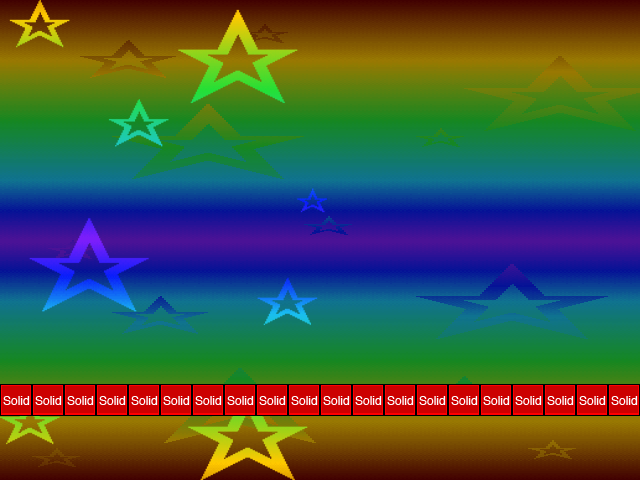

The image is a tile-based game level rendered from a .tmx file. Its description and source (layers, tilesets, objects; grid data summarised) follow:
An orthogonal 20x15 tile map with 32x32 px tiles, 2 tile layers (background, collision), 2 tilesets, 2 image layers and 2 objects (OtherRogEntity, AlasandraEntity).

<map version="1.0" orientation="orthogonal" width="20" height="15" tilewidth="32" tileheight="32">
 <tileset firstgid="1" name="metatiles32x32" tilewidth="32" tileheight="32">
  <image source="metatiles32x32.png" width="160" height="32" />
  <tile id="0">
   <properties>
    <property name="type" value="solid" />
   </properties>
  </tile>
  <tile id="1">
   <properties>
    <property name="type" value="platform" />
   </properties>
  </tile>
 </tileset>
 <tileset firstgid="6" name="Inq - Volcano" tilewidth="32" tileheight="32">
  <image source="Inq - Volcano.png" width="480" height="256" />
 </tileset>
 <imagelayer name="parallax" width="20" height="15">
  <image source="../area01_bkg0.png" />
  <properties>
   <property name="ratio" value="0.25" />
  </properties>
 </imagelayer>
 <imagelayer name="parallax2" width="20" height="15">
  <image source="../area01_bkg1.png" />
  <properties>
   <property name="ratio" value="0.35" />
  </properties>
 </imagelayer>
 <layer name="background" width="20" height="15">
  <data>[300 cells, 0 non-empty, 0 distinct tile ids]</data>
 </layer>
 <objectgroup name="EnemyEnities" width="20" height="15">
  <object name="OtherRogEntity" x="288" y="320" width="256" height="64">
   <properties>
    <property name="image" value="main-player" />
    <property name="spriteheight" value="61" />
    <property name="spritewidth" value="50" />
   </properties>
  </object>
 </objectgroup>
 <layer name="collision" width="20" height="15">
  <data>[300 cells, 20 non-empty, 1 distinct tile ids]</data>
 </layer>
 <objectgroup name="Entities" width="20" height="15">
  <object name="AlasandraEntity" x="96" y="320" width="256" height="64">
   <properties>
    <property name="image" value="main-player" />
    <property name="spriteheight" value="55" />
    <property name="spritewidth" value="100" />
   </properties>
  </object>
 </objectgroup>
</map>
